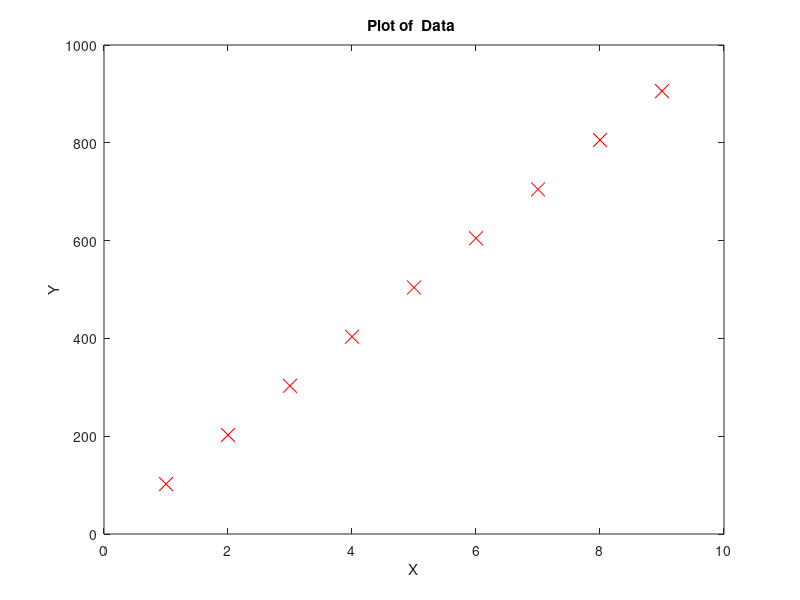

MATLAB code for this plot: (Note: this script raises an error after producing the figure.)
% Multi Linear reggression with scaling method
% Y2 = θ1 + θ2 * X1(scaled) + θ3 * X2(scaled). 
clear ; 
close all; 
clc

% Multi Linear reggression
  theta_num = 3;
  
% Initialisation of Theta values. Y = Theta0 + ( Theta1 * X )
% form Theta as the vector of 2 * 1 matrix . 
 theta = zeros(theta_num, 1);

% Data Intialisation %
Data = [ 2.0, 100, 0.001, 5.1, 102.1, 4.1;
         2.5, 200, 0.002, 6.1, 202.4, 6.0;
         3.0, 300, 0.003, 6.9, 303,   9.2;
         3.5, 400, 0.004, 7.8, 403.4, 12.0;
         4.0, 500, 0.005, 9.2, 504.2, 17;
         4.5, 600, 0.006, 9.9, 604.8, 20;
         5.0, 700, 0.007, 11.5,704.8, 25.5;
         5.5, 800, 0.008, 12.0,805.7, 31;
         6.0, 900, 0.009, 12.8,905.7, 36.4];
         
% Y1 Dependent variable  
 Y = Data(:,5);
 % n  number of the Data sets
 n  = length(Y) ;
 % X matrix of independent variables  where X1 = 1 and X2 is first column of Data
 X = Data(:,[1,2]); 

% Plotting the data "y" 
figure(1); % open a new figure window
plot(Y,'rx','MarkerSize', 10);
title ("Plot of  Data ");
xlabel ("X");
ylabel ("Y");

 % Scaling the values. 
 % scaling the x1 data values
 X1 = Data(:,1);
 X1 = (X1 - mean(X1))/ std(X1);
 X(: ,1) = X1;
 
 % scaling the x1 data values
 X2 = Data(:,2);
 X2 = (X2 - mean(X2))/ std(X2);
 X(: ,2) = X2;
 
% Finding the alpha and no of iteration values. 
 alpha =0.1;
 iterations = 50;
 
% computing J for Theta1 = 0 and Theta2 = 0;
 theta = gradientDescent(X, Y, theta, alpha, iterations,n);
 fprintf('The theta values are %f  %f  %f\n', theta(1,1), theta(2,1), theta(3,1));  

 % Plot the linear reggression model.
figure(2)
plot(Y,'rx','MarkerSize', 10);
title ("Plot of  Data ");
xlabel ("X");
ylabel ("Y");
hold on; % keep previous plot visible
X_temp = [ones(n,1), X];
Y =  X_temp*theta
plot(Y);
legend('Data set', 'Multiple regression Model')
hold




